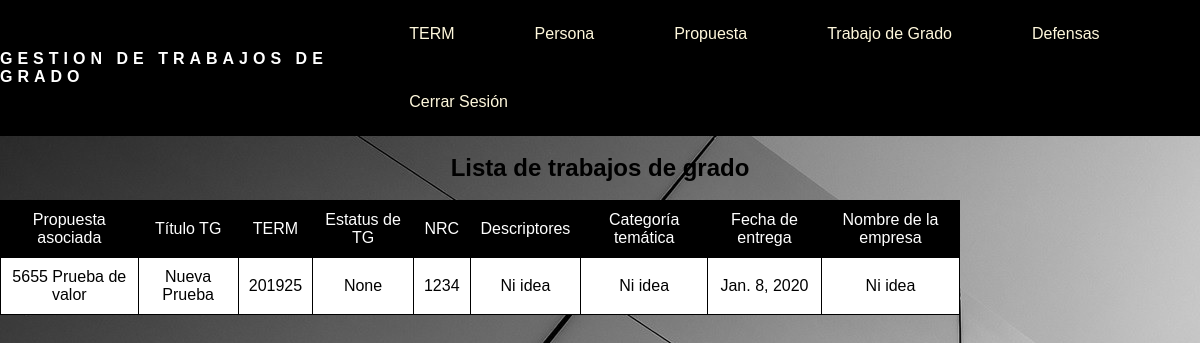
The app's page /consultatrabajogrado (signed in) with its own data.
### gestionusuarios/models.py (models this page shows, shortened)
class Trabajogrado(models.Model):
    Asocpropuesta = models.ForeignKey(Propuesta, on_delete=models.CASCADE)
    TituloTG = models.CharField(blank=True, max_length=60)
    Termtrabajogrado = models.ForeignKey(Term, null=True, on_delete=models.CASCADE)
    Estatustrabajo = models.ForeignKey(Statustrabajogrado, null=True, on_delete=models.CASCADE)
    NRC = models.CharField(unique=True, max_length=12)
    Descriptores = models.CharField(max_length=50)
    Categoriatem = models.CharField(max_length=50)
    Fechaentrega = models.DateField()
    Nombreempresa = models.CharField(max_length=50)

class Propuesta(models.Model):
    Estatusvalor = models.ForeignKey(Statuspropuesta, on_delete=models.CASCADE)
    Termpropuesta = models.ForeignKey(Term, null=True, on_delete=models.CASCADE)
    Fechaentrega = models.DateField()
    Codigo = models.CharField(unique=True, max_length=12)
    Titulo = models.CharField(max_length=60)
    Alumnouno = models.ForeignKey(Persona, null=True, related_name='Alumnouno', on_delete=models.CASCADE)
    Alumnodos = models.ForeignKey(Persona, null=True, related_name='Alumnodos', on_delete=models.CASCADE)
    def __str__(self):
        return self.Codigo + ' ' + self.Titulo

class Term(models.Model):
    Periodo = models.IntegerField()
    def __str__(self):
        return str(self.Periodo)

### gestionusuarios/views.py (the view)
# urls.py: path('consultatrabajogrado', views.consultar_trabajogrado, name='consultar_trabajogrado'),
def consultar_trabajogrado(request):
    if request.user.is_authenticated:
        trabajos = Trabajogrado.objects.all()
        return render(request, "gestionusuarios/consultatrabajogrado.html", {'trabajos': trabajos})
    return redirect('/login')

### gestionusuarios/templates/gestionusuarios/consultatrabajogrado.html (shortened to what this page needs)
{% load static %}
<head>
    <link rel="stylesheet" href="{% static 'gestionusuarios/styles/nav.css' %}">
    <link rel="stylesheet" href="{% static 'gestionusuarios/styles/formulario.css' %}">
    <link rel="stylesheet" href="{% static 'gestionusuarios/styles/tablaconsultapersona.css' %}">
</head>
{% block content %}
<body background="static/gestionusuarios/imagenes/fondoproyecto.jpg">
    <nav>
        <div class="logo">
            <h4>GESTION DE TRABAJOS DE GRADO</h4>
        </div>
        <ul class="nav-links">
            <li><a href="">TERM</a>
            </li>
            <li><a href="nuevo">Persona</a>
            </li>
            <li><a href="">Propuesta</a>
            </li>
            <li><a href="">Trabajo de Grado</a>
            </li>
            <li><a href="">Defensas</a>
            </li>
            <li><a href="/logout">Cerrar Sesión</a></li>
        </ul>
    </nav>
<br>
<div id="listapersona">
    <h2>Lista de trabajos de grado</h2>
    <br>
    <table class="table table-bordered">
        <thead>
            <tr>
                <td>Propuesta asociada</td>
                <td>Título TG</td>
                <td>TERM</td>
                <td>Estatus de TG</td>
                <td>NRC</td>
                <td>Descriptores</td>
                <td>Categoría temática</td>
                <td>Fecha de entrega</td>
                <td>Nombre de la empresa</td>
            </tr>
        </thead>
        <tbody>
            {% for trabajo in trabajos %}
            <tr>
                <td>{{trabajo.Asocpropuesta}}</td>
                <td>{{trabajo.TituloTG}}</td>
                <td>{{trabajo.Termtrabajogrado}}</td>
                <td>{{trabajo.Estatustrabajo}}</td>
                <td>{{trabajo.NRC}}</td>
                <td>{{trabajo.Descriptores}}</td>
                <td>{{trabajo.Categoriatem}}</td>
                <td>{{trabajo.Fechaentrega}}</td>
                <td>{{trabajo.Nombreempresa}}</td>
            </tr>
            {% endfor %}
        </tbody>
    </table>
</div>
</body>
{% endblock %}

### gestionusuarios/static/gestionusuarios/styles/nav.css (style rules this page uses)
* { margin: 0px; padding: 0px; box-sizing: border-box; }
nav { display: flex; justify-content: space-around; align-items: center; min-height: 10vh; background-color: black; color: white; font-family: Arial, Helvetica, sans-serif; }
.logo { text-transform: uppercase; letter-spacing: 5px; }
ul { list-style: none; }
.nav-links a { background-color: black; color: cornsilk; text-decoration: none; padding: 25px 40px; display: block; }
.nav-links > li { float: left; }

### gestionusuarios/static/gestionusuarios/styles/tablaconsultapersona.css (style rules this page uses)
#listapersona { font-family: Arial, Helvetica, sans-serif; text-align: center; }
.table { background-color: white; color: black; text-align: center; width: 80%; border-collapse: collapse; }
th, td { border: solid 1px black; padding: 10px; }
thead { background-color: black; color: white; }

### records on screen
Trabajogrado: Asocpropuesta "5655 Prueba de valor", TituloTG "Nueva Prueba", Termtrabajogrado "201925", Estatustrabajo "None", NRC "1234", Descriptores "Ni idea", Categoriatem "Ni idea", Fechaentrega "Jan. 8, 2020", Nombreempresa "Ni idea"
